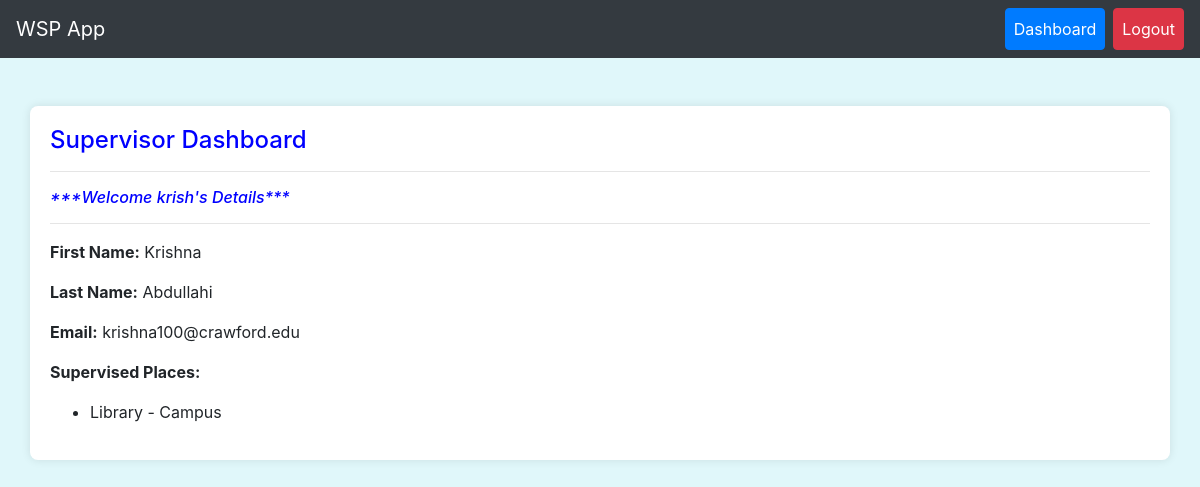
The app's page /supervisor/5/ (signed in) with its own data.
### workapp/models.py (models this page shows, shortened)
class User(AbstractUser):
    ROLE_CHOICES = (
        ('student', 'Student'),
        ('director', 'Director'),
        ('supervisor', 'Supervisor'),
    )
    role = models.CharField(max_length=10, choices=ROLE_CHOICES)
    matric_number = models.CharField(max_length=20, null=True, blank=True, unique=True)
    email = models.EmailField(null=True, blank=True)
    department = models.CharField(max_length=100, null=True, blank=True)
    faculty = models.CharField(max_length=100, null=True, blank=True, default='Science')
    specialization = models.CharField(max_length=100, null=True, blank=True)
    first_name = models.CharField(max_length=100)
    last_name = models.CharField(max_length=100)
    phone_number = models.CharField(max_length=12, null=True, blank=True, default='08012345678')
    contact_address = models.TextField(null=True, blank=True, default='Ogun State')
    date_of_birth = models.DateField(null=True, blank=True)
    GENDER_CHOICES = [
        ('M', 'Male'),
        ('F', 'Female')
    ]
    gender = models.CharField(max_length=1, choices=GENDER_CHOICES, null=True, blank=True)
    registration_date = models.DateField(default=date.today)

class PostingPlace(models.Model):
    name = models.CharField(max_length=100)
    location = models.CharField(max_length=100, null=True, blank=True)
    supervisor = models.ForeignKey(User, on_delete=models.CASCADE, related_name='supervised_places', null=True, blank=True)

### workapp/views.py (the view)
# urls.py: path('supervisor/<int:pk>/', views.supervisor_detail, name='supervisor_detail'),
@login_required
def supervisor_detail(request, pk):
    supervisor = get_object_or_404(User, pk=pk, role='supervisor')
    supervised_places = PostingPlace.objects.filter(supervisor=supervisor)
    context = {
        'supervisor': supervisor,
        'supervised_places': supervised_places,
    }
    return render(request, 'supervisor_detail.html', context)

### workapp/templates/supervisor_detail.html (shortened to what this page needs)
{% extends 'base.html' %}
{% block content %}
    <h4 style="color:blue">Supervisor Dashboard</h4>
    <hr>
    <h6 style="color:blue;"><em>***Welcome {{ supervisor.username }}'s Details***</em></h4> <hr>
    <p><strong>First Name:</strong> {{ supervisor.first_name }}</p>
    <p><strong>Last Name:</strong> {{ supervisor.last_name }}</p>
    <p><strong>Email:</strong>{% if supervisor.email %} {{ supervisor.email }} {% else %} None {% endif %}</p>
    <p><strong>Supervised Places:</strong></p>
    <ul>
        {% for place in supervised_places %}
        <li>{{ place.name }} - {{ place.location }}</li>
        {% empty %}
        <li>No supervised places found</li>
        {% endfor %}
    </ul>
{% endblock %}

### workapp/templates/base.html (style rules this page uses)
body { background-color: #e0f7fa; }

### records on screen
User: username "krish", first_name "Krishna", last_name "Abdullahi", email "krishna100@crawford.edu"
PostingPlace: name "Library", location "Campus"
